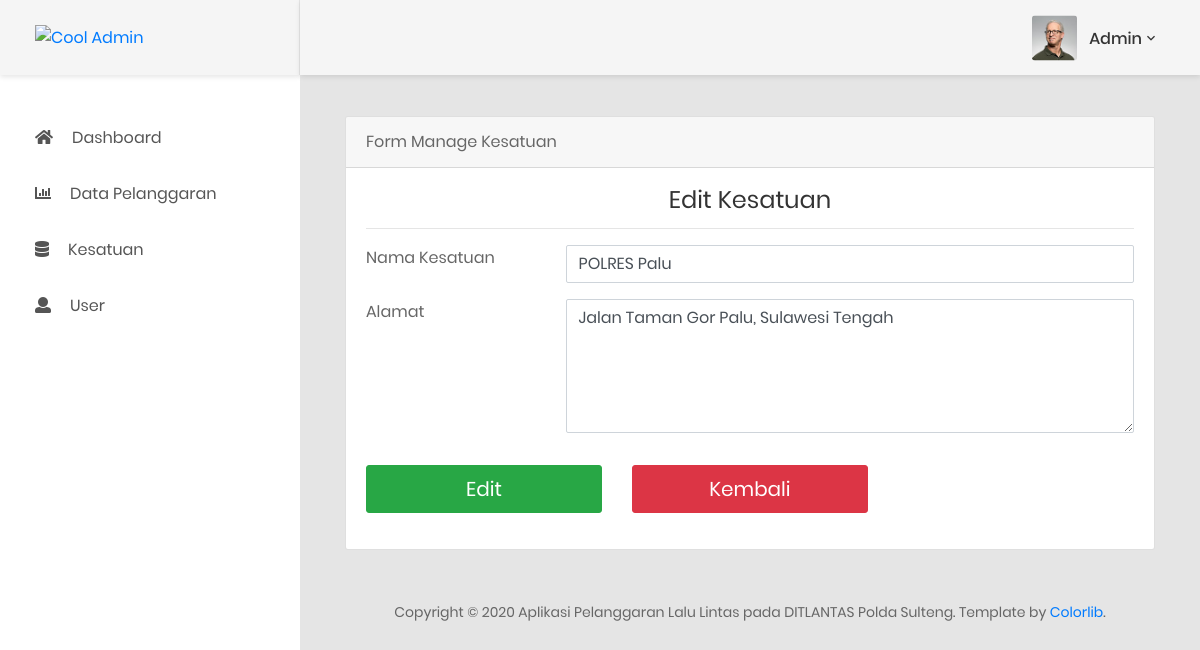
The app's page /page/admin/kesatuan-edit?id=4 (signed in) with its own data.
### tables this page shows
CREATE TABLE `tbl_kesatuan` (
  `id_kesatuan` int(11) NOT NULL,
  `nama_kesatuan` varchar(255) NOT NULL,
  `alamat` varchar(255) NOT NULL,
  `status` int(1) NOT NULL
);

### page/admin/kesatuan-edit.php (the view, shortened to what this page needs)
<?php
if ($_SESSION['level'] == 'user') {
    header('Location: ../../page/user/dashboard');
    exit;
} else if ($_SESSION['level'] == 'admin') {
    include '../../model/admin/function_kesatuan.php';
    $id = intval($_GET['id']);
    $query = mysqli_query($conn, "SELECT * from tbl_kesatuan where id_kesatuan='$id'");
    include '../../view/header.php';
?>
    </head>
    <body class="animsition">
        <div class="page-wrapper">
            <?php include '../../view/aside-admin.php'; ?>
            <div class="page-container">
                <?php include '../../view/header-desktop.php'; ?>
                <div class="main-content">
                    <div class="section__content section__content--p30">
                        <div class="container-fluid">
                            <div class="row">
                                <div class="col-lg-12">
                                    <div class="card">
                                        <div class="card-header">Form Manage Kesatuan
                                        </div>
                                        <div class="card-body card-block">
                                            <div class="card-title">
                                                <h3 class="text-center title-2">Edit Kesatuan</h3>
                                            </div>
                                            <hr>
                                            <?php while ($row = mysqli_fetch_array($query)) { ?>
                                                <form method="post" class="form-horizontal">
                                                    <div class="row form-group">
                                                        <div class="col col-md-3">
                                                            <label for="text-input" class=" form-control-label">Nama Kesatuan</label>
                                                        </div>
                                                        <div class="col-12 col-md-9">
                                                            <input type="text" id="text-input" name="namaKesatuan" placeholder="nama kesatuan" class="form-control" value="<?= htmlentities($row['nama_kesatuan']); ?>" required>
                                                        </div>
                                                    </div>
                                                    <div class="row form-group">
                                                        <div class="col col-md-3">
                                                            <label for="textarea-input" class=" form-control-label">Alamat</label>
                                                        </div>
                                                        <div class="col-12 col-md-9">
                                                            <textarea name="alamatKesatuan" id="textarea-input" rows="5" placeholder="alamat kesatuan" class="form-control" required><?= htmlentities($row['alamat']); ?></textarea>
                                                        </div>
                                                    </div>
                                                    <div class="row form-actions form-group mt-4">
                                                        <div class="col-lg-4 col-md-12 mt-2">
                                                            <button type="submit" class="btn btn-success btn-lg button" name="submit">Edit</button>
                                                        </div>
                                                        <div class="col-lg-4 col-md-12 mt-2">
                                                            <a href="kesatuan-manage" style="width: 100%;">
                                                                <button type="button" class="btn btn-danger btn-lg button">Kembali</button>
                                                            </a>
                                                        </div>
                                                    </div>
                                                </form>
                                            <?php } ?>
                                        </div>
                                    </div>
                                </div>
                            </div>
                            <?php include '../../view/copyright.php'; ?>
                        </div>
                    </div>
                </div>
            </div>
        </div>
    <?php
    include '../../view/footer.php';
} else {
    header('Location: ../');
} ?>

### assets/admin/css/style.css (style rules this page uses)
.button { width: 100%; }

### records on screen
tbl_kesatuan: namaKesatuan "POLRES Palu", alamatKesatuan "Jalan Taman Gor Palu, Sulawesi Tengah"

### other values on screen
$_SESSION['login'] "Admin"
